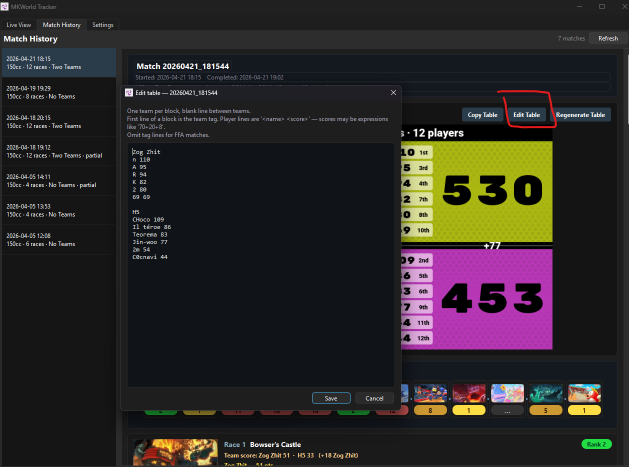
#> input picture assets/images/edittable.png, 1257 x 933 px (shown at 1/2 size)
$ python -i player_reader.py   (imports and definitions only)
#> lines starting #> are read from the running program, lines starting #| are printed output that depends on the picture
#> further down, picture is the input picture: shape (933, 1257, 3); mean B, G, R 38.6, 39.3, 43
from __future__ import annotations

import dataclasses
import logging
import re

import cv2
import numpy as np
import pytesseract

logger = logging.getLogger(__name__)

# Grid geometry (normalised to frame size).
_LEFT_PANEL_RIGHT = 0.47  # right edge of left panel
_ROW_DETECT_LEFT = 0.02   # left edge for row brightness scan
_ROW_BRIGHTNESS_MIN = 40  # mean brightness for an occupied row
_MAX_ROWS = 12            # maximum player rows

# Column boundaries (absolute pixel positions are detected dynamically,
# but these ratios define the two-column split).
_GAP_SEARCH_LEFT = 0.20
_GAP_SEARCH_RIGHT = 0.35

# Cell crop ratios (relative to individual cell width).
_AVATAR_SKIP = 0.17       # skip avatar on left
_SCORE_CROP = 0.75        # keep left 75% of name area to exclude score

_OCR_SCALE = 3
_CELL_PAD_Y = 12          # pixels to skip at top/bottom of cell


@dataclasses.dataclass(frozen=True)
class PlayerInfo:
    name: str


class PlayerReader:
    """Reads player names from the track-selection screen."""

    def read_players(
        self, frame: np.ndarray, *, teams: bool = False
    ) -> list[PlayerInfo]:
        """Return all visible players from the left panel.

        *teams* selects the preprocessing path: ``True`` for red/blue
        team-colour bars (V-channel threshold), ``False`` for grey bars
        (OTSU threshold only).
        """
#> called with teams = False
        h, w = frame.shape[:2]
#> h = 933; w = 1257
        gray = cv2.cvtColor(frame, cv2.COLOR_BGR2GRAY)
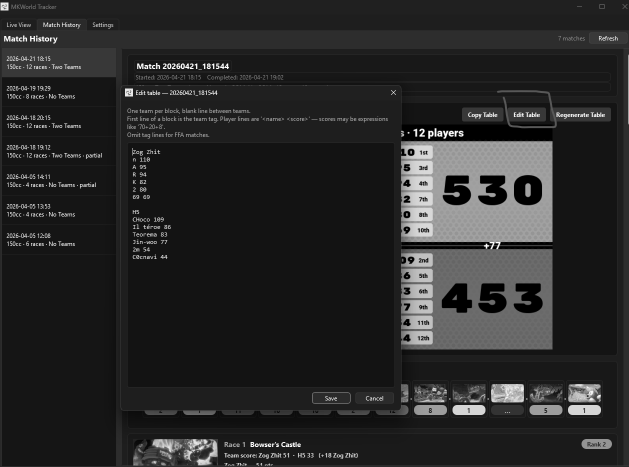
#> gray: shape (933, 1257) (shown at 1/2 size); min 0, max 255, mean 40.3

        rows = self._find_rows(gray, h, w)
        if not rows:
            return []

        left_col, right_col = self._find_columns(gray, rows, h, w)
        if left_col is None:
            return []

        players: list[PlayerInfo] = []
        for ry1, ry2 in rows:
            for cx1, cx2 in [left_col, right_col]:
                if cx1 is None:
                    continue
                info = self._read_cell(frame, gray, ry1, ry2, cx1, cx2,
                                       teams=teams)
                if info is not None:
                    players.append(info)

        return players

    # ------------------------------------------------------------------
    # Grid detection
    # ------------------------------------------------------------------

    @staticmethod
    def _find_rows(
        gray: np.ndarray, h: int, w: int
    ) -> list[tuple[int, int]]:
        """Find occupied player-box rows via horizontal brightness bands."""
#> called with h = 933, w = 1257
        panel = gray[:, int(w * _ROW_DETECT_LEFT) : int(w * _LEFT_PANEL_RIGHT)]
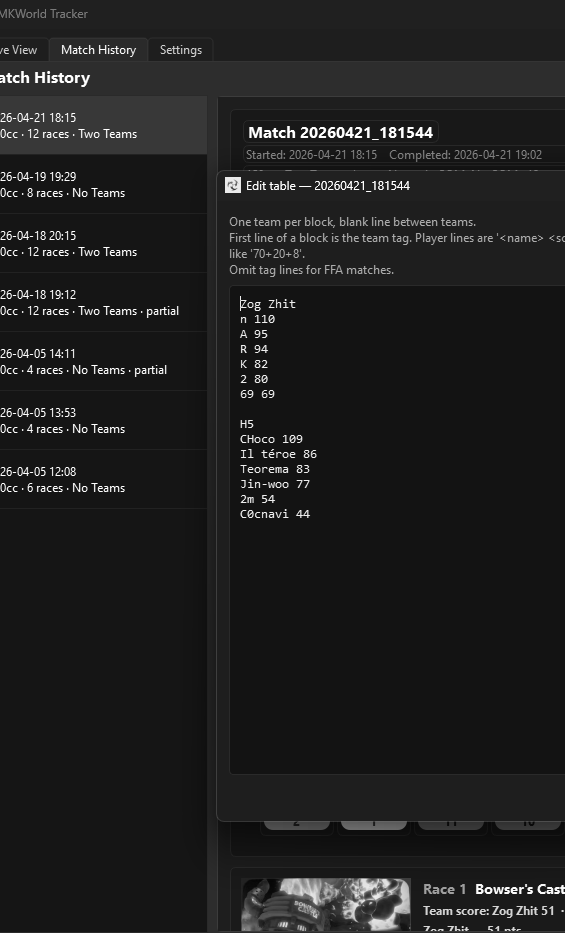
#> panel: shape (933, 565); min 5, max 255, mean 30.3
        row_means = np.mean(panel, axis=1)
#> row_means = 933 values, max 90.53 at index 137, min 16.69 at index 830, mean 30.32

        # Collect raw bands.
        raw: list[tuple[int, int]] = []
        in_band = False
        start = 0
        for y in range(int(h * 0.90)):
            if not in_band and row_means[y] > _ROW_BRIGHTNESS_MIN:
                start = y
                in_band = True
            elif in_band and row_means[y] < _ROW_BRIGHTNESS_MIN:
                raw.append((start, y))
                in_band = False
#> after the loop, in_band = False; raw = 31 pairs, first value 48 to 825, second value 54 to 829; start = 825

        # Merge bands separated by tiny gaps (< 6px, caused by brightness
        # fluctuations within a single row) then drop fragments shorter than
        # 40px (not real player rows).
        merged: list[tuple[int, int]] = []
        for y1, y2 in raw:
            if merged and y1 - merged[-1][1] < 6:
                merged[-1] = (merged[-1][0], y2)
            else:
                merged.append((y1, y2))
#> this loop made 31 passes
#> (y1, y2) on passes 1 to 12: (48, 54), (61, 97), (109, 110), (113, 122), (127, 138), (142, 143), (145, 146), (150, 156), (158, 159), (170, 171), (177, 179), (180, 190)
#> after the loop, merged = [(48, 54), (61, 97), (109, 159), (170, 171), (177, 197), (220, 226), (234, 242), (250, 256), (268, 274), (309, 315), (368, 374), (427, 433), (467, 473), (486, 492), (821, 829)]
#> in read_players, `rows = self._find_rows(gray, h, w)`: rows = [(109, 159)]

        return [(y1, y2) for y1, y2 in merged if y2 - y1 >= 40][:_MAX_ROWS]

    @staticmethod
    def _find_columns(
        gray: np.ndarray,
        rows: list[tuple[int, int]],
        h: int,
        w: int,
    ) -> tuple[tuple[int, int] | None, tuple[int, int] | None]:
        """Return (left_col, right_col) as (x1, x2) tuples."""
#> called with h = 933, w = 1257
        # Average brightness across all rows for a clean profile.
        sample_ys = []
        for y1, y2 in rows:
            margin = (y2 - y1) // 4
            sample_ys.extend(range(y1 + margin, y2 - margin))
#> this loop made 1 pass
#> (y1, y2, margin) on pass 1: (109, 159, 12)
#> after the loop, sample_ys = 26 values from 121 to 146
        if not sample_ys:
            return None, None

        profile = np.mean(gray[sample_ys, :], axis=0)
#> profile = 1257 values, max 159 at index 1256, min 24 at index 256, mean 39.77

        gap_lo = int(w * _GAP_SEARCH_LEFT)
#> gap_lo = 251
        gap_hi = int(w * _GAP_SEARCH_RIGHT)
#> gap_hi = 439
        gap_center = int(gap_lo + np.argmin(profile[gap_lo:gap_hi]))
#> gap_center = 256

        # Left column edges
        left_start = None
        for x in range(int(w * 0.01), gap_center):
            if profile[x] > _ROW_BRIGHTNESS_MIN:
                left_start = x
                break
        left_end = None
        for x in range(gap_center, int(w * 0.01), -1):
            if profile[x] > _ROW_BRIGHTNESS_MIN:
                left_end = x
                break
        left_col = (left_start, left_end) if left_start and left_end else None
#> left_col = (12, 255)

        # Right column: starts after gap, scan right for edge but cap at
        # the left panel boundary.
        right_start = None
        right_limit = int(w * _LEFT_PANEL_RIGHT)
#> right_limit = 590
        for x in range(gap_center, right_limit):
            if profile[x] > _ROW_BRIGHTNESS_MIN:
                right_start = x
                break
        right_end = None
        for x in range(right_limit, gap_center, -1):
            if profile[x] > _ROW_BRIGHTNESS_MIN:
                right_end = x
                break
        right_col = (right_start, right_end) if right_start and right_end else None
#> right_col = (274, 456)

        return left_col, right_col

    # ------------------------------------------------------------------
    # Per-cell OCR
    # ------------------------------------------------------------------

    def _read_cell(
        self,
        frame: np.ndarray,
        gray: np.ndarray,
        ry1: int,
        ry2: int,
        cx1: int,
        cx2: int,
        *,
        teams: bool,
    ) -> PlayerInfo | None:
        box_w = cx2 - cx1
        if box_w < 20:
            return None

        # ---- check occupancy ----
        inner = gray[ry1 + _CELL_PAD_Y : ry2 - _CELL_PAD_Y, cx1 : cx2]
        if inner.size == 0 or float(np.max(inner)) < 80:
            return None  # empty cell

        # ---- name ----
        name_x1 = cx1 + int(box_w * _AVATAR_SKIP)
        # Crop right side to exclude score area
        name_x2 = name_x1 + int((cx2 - name_x1) * _SCORE_CROP)
        name = self._ocr_name(frame, ry1, ry2, name_x1, name_x2,
                              teams=teams)
        name = _clean_name(name)
        if len(name) < 1:
            return None

        return PlayerInfo(name=name)

    @staticmethod
    def _ocr_name(
        frame: np.ndarray, ry1: int, ry2: int, x1: int, x2: int,
        *, teams: bool,
    ) -> str:
        """OCR a player name cell.

        *teams=True* (red/blue bars): V-channel threshold then OTSU fallback.
        *teams=False* (grey bars): OTSU only — the V-channel threshold
        only captures sticker-icon noise on grey backgrounds.
        """
        cell = frame[ry1 + _CELL_PAD_Y : ry2 - _CELL_PAD_Y, x1:x2]
        if cell.size == 0:
            return ""

        candidates: list[tuple[np.ndarray, int]] = []

        if teams:
            # V-channel threshold works well on coloured team bars where
            # text brightness (V) is much higher than the bar colour.
            hsv = cv2.cvtColor(cell, cv2.COLOR_BGR2HSV)
            v_channel = hsv[:, :, 2]
            _, v_mask = cv2.threshold(v_channel, 160, 255, cv2.THRESH_BINARY)
            v_up = cv2.resize(
                v_mask, None, fx=_OCR_SCALE, fy=_OCR_SCALE,
                interpolation=cv2.INTER_CUBIC,
            )

        # OTSU handles grey bars and acts as fallback for team bars.
        cell_up = cv2.resize(
            cell, None, fx=_OCR_SCALE, fy=_OCR_SCALE,
            interpolation=cv2.INTER_CUBIC,
        )
        gray = cv2.cvtColor(cell_up, cv2.COLOR_BGR2GRAY)
        _, otsu = cv2.threshold(
            gray, 0, 255, cv2.THRESH_BINARY + cv2.THRESH_OTSU
        )

        # Interleave V-channel and OTSU per PSM so each threshold gets
        # a fair shot before moving to the next PSM mode.
        for psm in (7, 8):
            if teams:
                candidates.append((v_up, psm))
            candidates.append((otsu, psm))

        for img, psm in candidates:
            result = pytesseract.image_to_string(
                img, config=f"--psm {psm}"
            ).strip()
            cleaned = _clean_name(result)
            if len(cleaned) >= 2:
                return result
        return ""


def _clean_name(text: str) -> str:
    """Remove avatar-icon noise and box-edge artefacts from OCR text."""
    # --- leading noise (avatar/sticker icon leaking into crop) ---
    # Sticker pattern: optional chars + ">" followed by optional space
    # e.g. "2€> Kod49", "E> choko", ">€> name", "o. RK AciiD", "oo. RK AciiD"
    text = re.sub(r"^.*?>\s*", "", text)
    # Leading "o." / "oo." pattern from sticker icons
    text = re.sub(r"^o{1,2}\.\s*", "", text)
    # One or more non-alnum chars (possibly with commas/spaces) at the start
    text = re.sub(r"^[^a-zA-Z0-9]+[\s,]*", "", text)
    # Short alphanumeric + non-alnum noise (e.g. "m@ THE sun", "2€ name")
    text = re.sub(r"^[a-z0-9]{1,2}[^a-zA-Z0-9\s]+\s*", "", text)
    # Single lowercase letter or digit + space before an uppercase letter
    text = re.sub(r"^[a-z0-9]\s+(?=[A-Z])", "", text)
    # Two lowercase letters + comma/space (e.g. "ma Kod49", "e, Kaleb")
    text = re.sub(r"^[a-z]{1,2}[,\s]+", "", text)
    # Leading single digit + space (sticker icon read as digit, e.g. "2 shehan")
    text = re.sub(r"^\d\s+", "", text)

    # --- trailing noise (score digits / box border artefacts) ---
    # Trailing " <letters>)" pattern from box edge
    text = re.sub(r"\s+\w{0,2}[)}\]]+$", "", text)
    # Trailing bare digits with optional punctuation (leftover scores: "50.", "60")
    text = re.sub(r"\s+\d+[.\s]*$", "", text)
    # Trailing pipe/bracket
    text = re.sub(r"\s*[|}\]]+$", "", text)
    # Trailing degree symbols, dashes, or OCR artefacts (e.g. "59°", "77—")
    text = re.sub(r"\s+\d*[°—–\-\u00b0\ufffd]+$", "", text)
    # Trailing single non-alnum char (e.g. stray period, tilde)
    text = re.sub(r"\s+[^a-zA-Z0-9]$", "", text)

    return text.strip()

>>> import cv2
>>> picture = cv2.imread('../../../assets/images/edittable.png')
>>> result = PlayerReader().read_players(picture)
#> in read_players, `left_col, right_col = self._find_columns(gray, rows, h, w)`: left_col = (12, 255); right_col = (274, 456)
#> the loop in read_players, `for ry1, ry2 in rows:` made 1 pass
#> (ry1, ry2) on pass 1: (109, 159)
#> pass 1, in _read_cell, `inner = gray[ry1 + _CELL_PAD_Y : ry2 - _CELL_PAD_Y, cx1 : cx2]`:
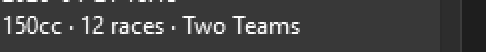
#> inner: shape (26, 243) (shown 2 times larger); min 30, max 255, mean 65.3
#> pass 1, in _ocr_name, `cell = frame[ry1 + _CELL_PAD_Y : ry2 - _CELL_PAD_Y, x1:x2]`:
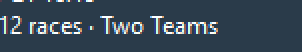
#> cell: shape (26, 151, 3) (shown 2 times larger); mean B, G, R 85.7, 71.7, 56
#> pass 1, in _ocr_name, `cell_up = cv2.resize( cell, None, fx=_OCR_SCALE, fy=_OCR_SCALE, interp..`:
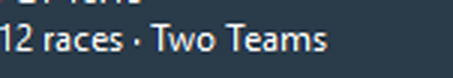
#> cell_up: shape (78, 453, 3); mean B, G, R 85.7, 71.6, 55.9
#> pass 1, in _ocr_name, `gray = cv2.cvtColor(cell_up, cv2.COLOR_BGR2GRAY)`:
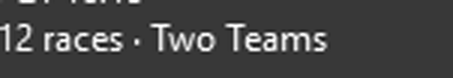
#> gray: shape (78, 453); min 10, max 255, mean 68.8
#> after the loop in read_players, `for ry1, ry2 in rows:`: players = []
#> (the run stopped early here; a loop or call above may not have finished)

$ run again, on assets/images/webhook_table.png
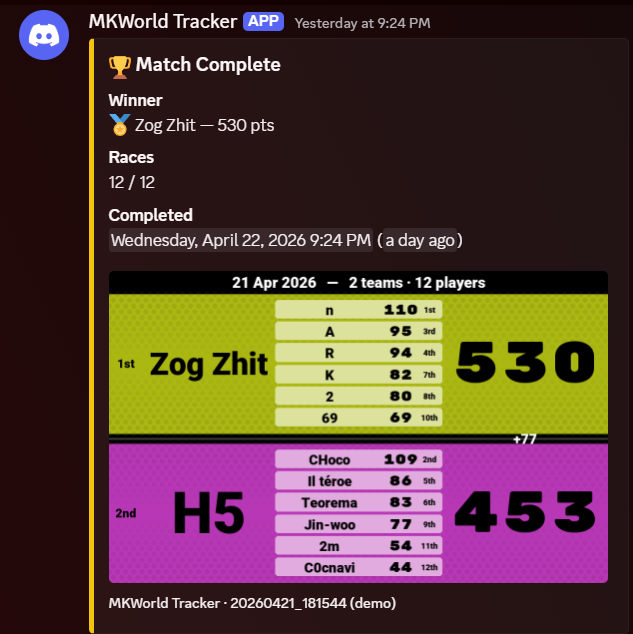
#> input picture assets/images/webhook_table.png, 633 x 634 px
#> picture is the input picture: shape (634, 633, 3); mean B, G, R 54.7, 60.2, 87
#> row_means = 634 values, max 119.5 at index 19, min 7.46 at index 2, mean 64.37
#> after the loop in _find_rows, `for y in range(int(h * 0.90)):`: in_band = True; raw = [(13, 48), (56, 71), (97, 106), (119, 131), (154, 163), (187, 188), (212, 221), (233, 249), (286, 287), (294, 434), (438, 439)]; start = 444
#> the loop in _find_rows, `for y1, y2 in raw:` made 11 passes
#> after the loop in _find_rows, `for y1, y2 in raw:`: merged = [(13, 48), (56, 71), (97, 106), (119, 131), (154, 163), (187, 188), (212, 221), (233, 249), (286, 287), (294, 439)]
#> rows = [(294, 439)]
#> the loop in _find_columns, `for y1, y2 in rows:` made 1 pass
#> (y1, y2, margin) on pass 1: (294, 439, 36)
#> after the loop in _find_columns, `for y1, y2 in rows:`: sample_ys = 73 values from 330 to 402
#> profile = 633 values, max 209.4 at index 283, min 13 at index 629, mean 122.7
#> gap_center = 198
#> in read_players, `left_col, right_col = self._find_columns(gray, rows, h, w)`: left_col = (89, 198); right_col = (198, 297)
#> the loop in read_players, `for ry1, ry2 in rows:` made 1 pass
#> (ry1, ry2) on pass 1: (294, 439)
#> pass 1, in _read_cell, `inner = gray[ry1 + _CELL_PAD_Y : ry2 - _CELL_PAD_Y, cx1 : cx2]`:
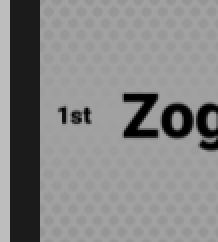
#> inner: shape (121, 109) (shown 2 times larger); min 0, max 189, mean 133.8
#> pass 1, in _ocr_name, `gray = cv2.cvtColor(cell_up, cv2.COLOR_BGR2GRAY)`:
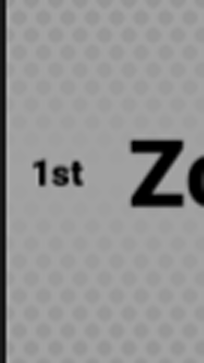
#> gray: shape (363, 204); min 0, max 178, mean 147.3
#> after the loop in read_players, `for ry1, ry2 in rows:`: players = []
